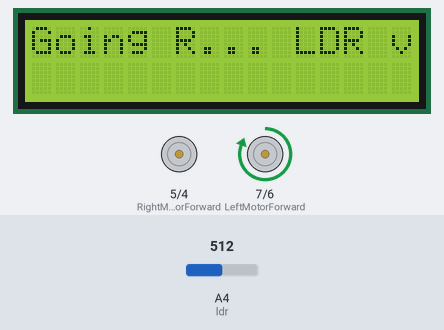
This sketch was run on a simulated Arduino Uno, built with avr-gcc and run on an emulated ATmega328P. On the bench: 16×2 character LCD, motor-driver pin pairs drawn as motors (green arrow = first pin HIGH = forward, orange = second pin HIGH = backward, longer = more drive). The inputs (shaded band) are chosen by the test bench; at power-on: A4 (ldr) = 512. What the sketch prints to the serial monitor is not drawn.

Above: at 1.2 s.
1.3 s: A4 (ldr) set to 483
At 6.4 s:
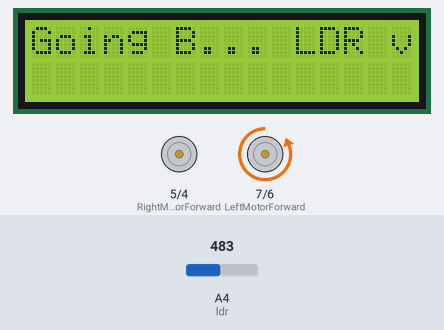
10.5 s: A4 (ldr) set to 317
At 12.9 s:
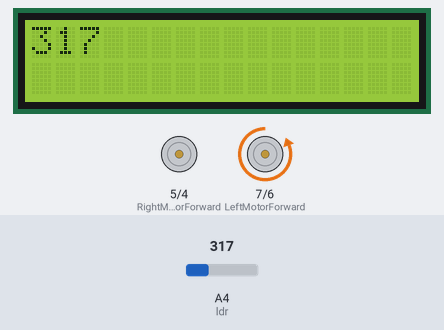
15.5 s: A4 (ldr) set to 291
At 17.7 s:
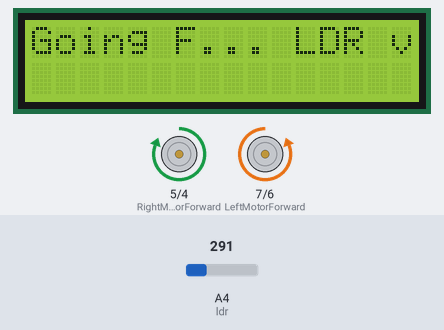
24.8 s: A4 (ldr) set to 105
At 28.9 s:
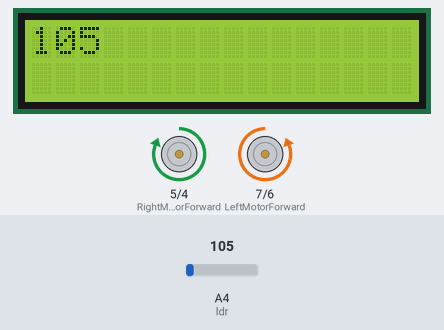
30.6 s: A4 (ldr) set to 92
At 33.6 s:
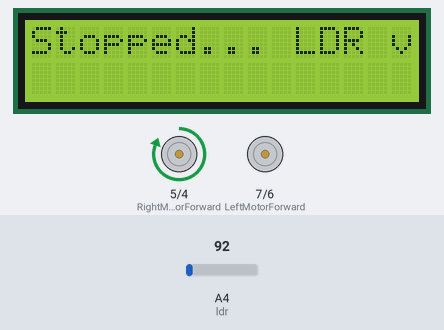
38.6 s: A4 (ldr) set to 710
At 41.5 s:
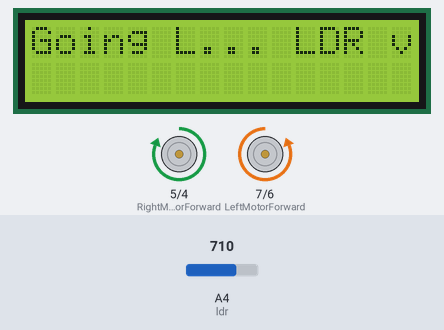
Timing chart, 0 to 43.0 s (numbered marks = the images above; inputs shaded):
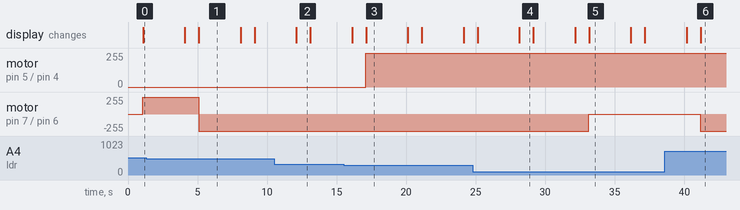

Measured:
- the behaviour switches between 501 and 500 on A4 (ldr) (found by bisection; images 0 and 1)
- the behaviour switches between 301 and 300 on A4 (ldr) (found by bisection; images 2 and 3)
- the behaviour switches between 100 and 99 on A4 (ldr) (found by bisection; images 4 and 5)
- after the input at 1.3 s, motor on pin 7 (LeftMotorForward) / pin 6 (LeftMotorReverse): forward 255/255 → backward 255/255 after 3.8 s; the display: first changes after 2.8 s (image 1 shows a later state)
- after the input at 10.5 s, the display: changes after 1.6 s (image 2)
- after the input at 15.5 s, motor on pin 5 (RightMotorForward) / pin 4 (RightMotorReverse): stopped → forward 255/255 after 1.6 s; the display: first changes after 0.61 s (image 3 shows a later state)
- after the input at 24.8 s, the display: first differs from a run without the input after 3.3 s (image 4)
- after the input at 30.6 s, motor on pin 7 (LeftMotorForward) / pin 6 (LeftMotorReverse): backward 255/255 → stopped after 2.5 s; the display: first changes after 1.5 s (image 5 shows a later state)
- after the input at 38.6 s, motor on pin 7 (LeftMotorForward) / pin 6 (LeftMotorReverse): stopped → backward 255/255 after 2.6 s; the display: first changes after 1.6 s (image 6 shows a later state)

The sketch:

2_wheeler_runs_with_ldr_conditions.ino
```cpp
#include <Keypad.h>
#include <LiquidCrystal.h>

LiquidCrystal lcd(13, 12, 11, 10, 9, 8);

int ldr=A4;
int value=0;
void setup() {
  // put your setup code here, to run once:
Serial.begin(9600);
lcd.begin(16, 2);
  lcd.clear();
  lcd.print("Loading/Initializing");
  lcd.clear();
  lcd.setCursor(0, 0);
}

void loop() {
  // put your main code here, to run repeatedly:
value=analogRead(ldr);
Serial.println("Intensity of the LDR is =");
Serial.println(value);
lcd.clear();
lcd.setCursor(0, 0);
lcd.print(value);
delay(1000);
if(value>=100 && value<=300)
{
    int LeftMotorForward=7;
    int LeftMotorReverse=6;
    int RightMotorForward=5;
    int RightMotorReverse=4;
    pinMode(LeftMotorForward, OUTPUT);
    pinMode(LeftMotorReverse, OUTPUT);
    pinMode(RightMotorForward, OUTPUT);
    pinMode(RightMotorReverse, OUTPUT);


    digitalWrite(LeftMotorForward, LOW);
    digitalWrite(LeftMotorReverse, HIGH);
    digitalWrite(RightMotorForward, HIGH);
    digitalWrite(RightMotorReverse, LOW);
    lcd.clear();
    lcd.setCursor(0, 0);
    lcd.print("Going F... LDR value: ");
    lcd.print(value);
    delay(3000);

}
if(value>=301 && value<=500)
{
    int LeftMotorForward=7;
    int LeftMotorReverse=6;
    pinMode(LeftMotorForward, OUTPUT);
    pinMode(LeftMotorReverse, OUTPUT);


    digitalWrite(LeftMotorReverse, HIGH);
    digitalWrite(LeftMotorForward, LOW);
    lcd.clear();
    lcd.setCursor(0, 0);
    lcd.print("Going B... LDR value: ");
    lcd.print(value);
    delay(3000);

}
if(value<100)
{
    int LeftMotorForward=7;
    int LeftMotorReverse=6;
    pinMode(LeftMotorForward, OUTPUT);
    pinMode(LeftMotorReverse, OUTPUT);


    digitalWrite(LeftMotorReverse, LOW);
    digitalWrite(LeftMotorForward, LOW);
    lcd.clear();
    lcd.setCursor(0, 0);
    lcd.print("Stopped... LDR value: ");
    lcd.print(value);
    delay(3000);

}
if(value>=501 && value<=700)
{
    int LeftMotorForward=7;
    int LeftMotorReverse=6;
    pinMode(LeftMotorForward, OUTPUT);
    pinMode(LeftMotorReverse, OUTPUT);


    digitalWrite(LeftMotorForward, HIGH);
    digitalWrite(LeftMotorReverse, LOW);
    lcd.clear();
    lcd.setCursor(0, 0);
    lcd.print("Going R... LDR value: ");
    lcd.print(value);
    delay(3000);

}
if(value>700)
{
    int LeftMotorForward=7;
    int LeftMotorReverse=6;
    pinMode(LeftMotorForward, OUTPUT);
    pinMode(LeftMotorReverse, OUTPUT);


    digitalWrite(LeftMotorReverse, HIGH);
    digitalWrite(LeftMotorForward, LOW);
    lcd.clear();
    lcd.setCursor(0, 0);
    lcd.print("Going L... LDR value: ");
    lcd.print(value);
    delay(3000);

}
}
```
